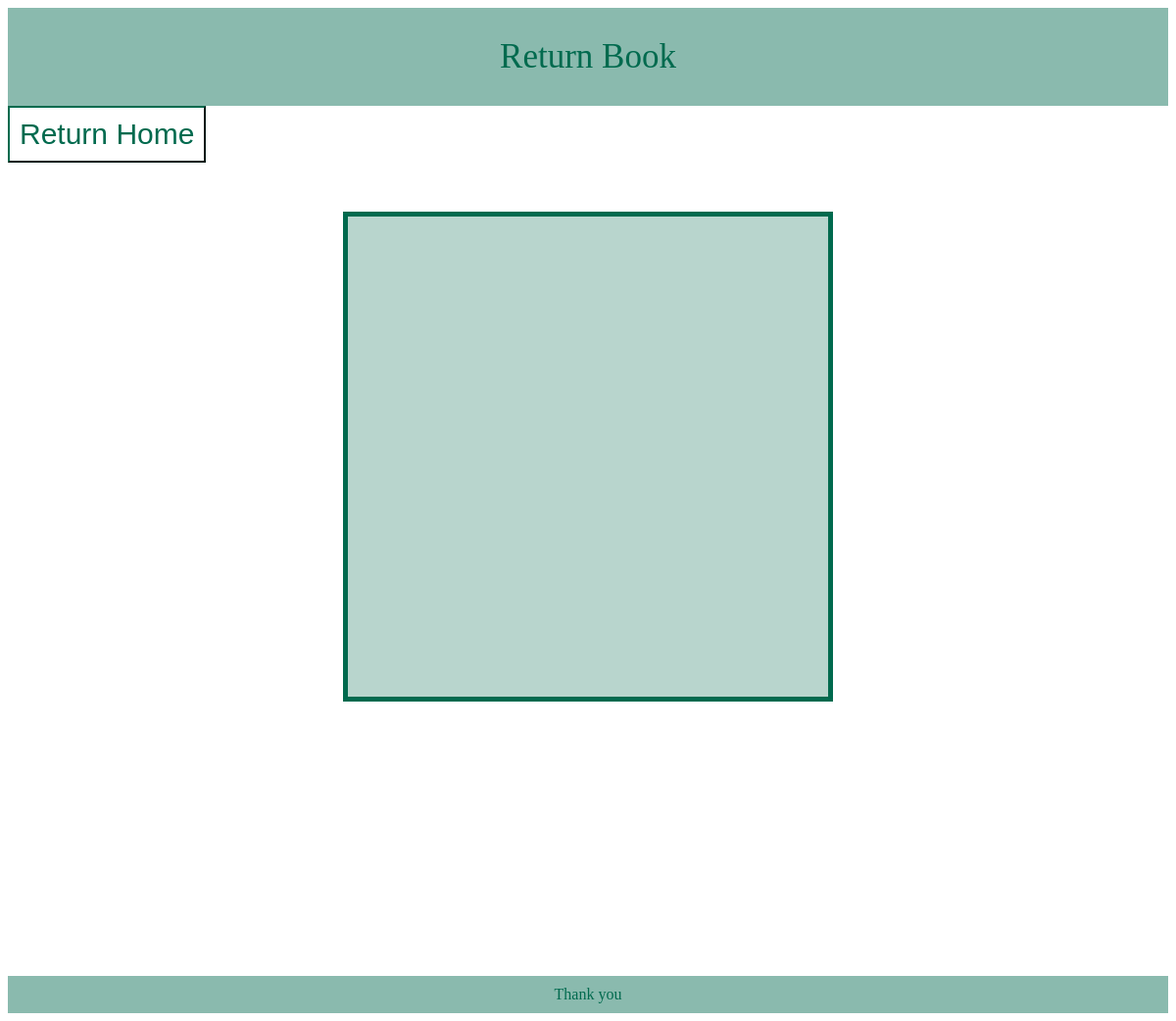
Page /return/ on the earlier database version.
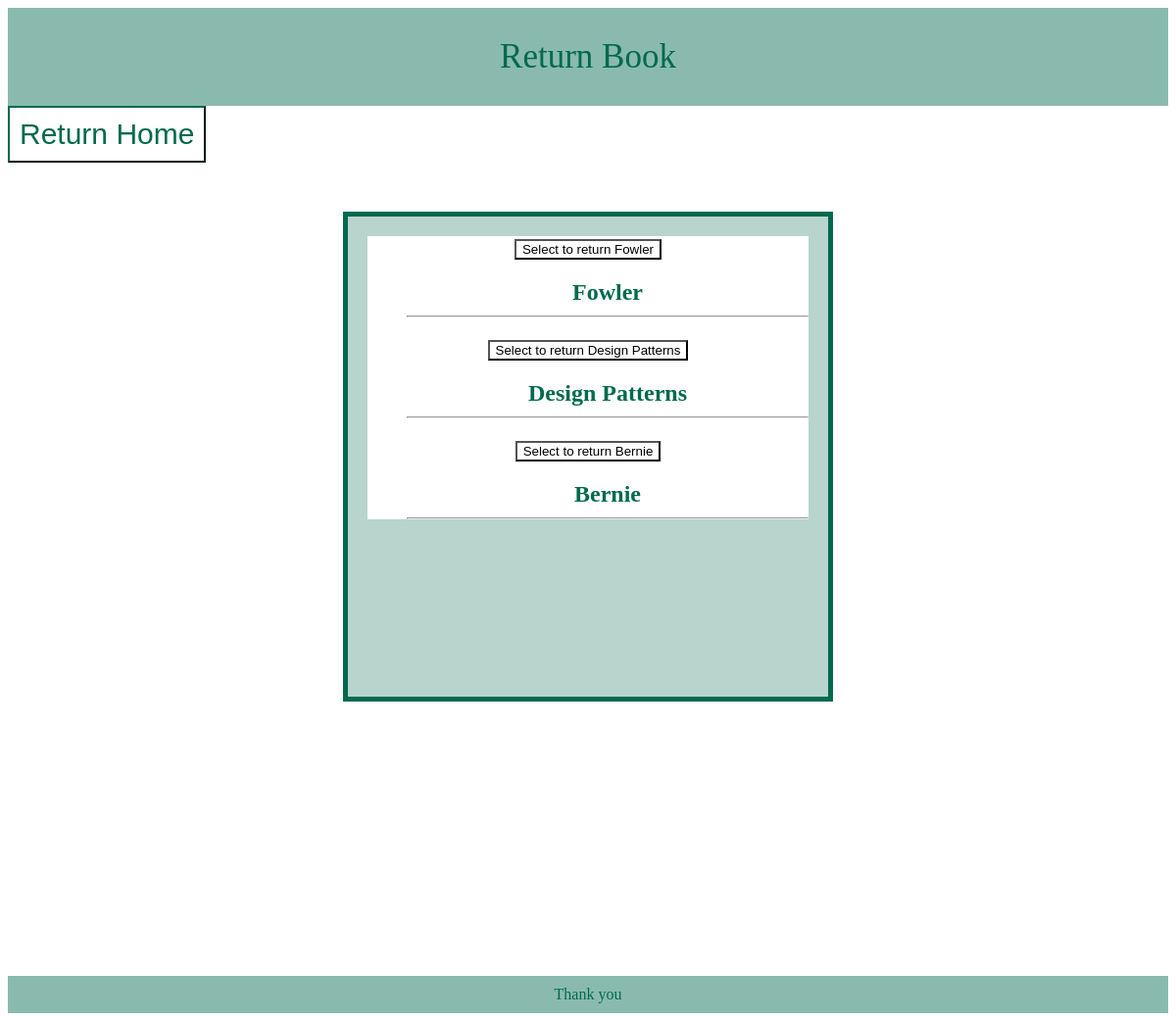
Same page on the later database version.
### main/models.py (models this page shows, shortened)
class Book(models.Model):
    id = models.AutoField(primary_key=True)
    bookname = models.CharField(max_length=30, blank=True)
    bookcode = models.IntegerField()
    booking_state = models.CharField(max_length=20, choices=BookingStateEnum.tuples(), default=BookingStateEnum.AVAILABLE)
    category = models.CharField(Category, default=0, max_length=20)
    def __str__(self) -> str: return self.bookname

### main/views/returnBook.py (the view)
# urls.py: path('return/', returnBookView),
def returnBookView(request, *args, **kwargs):
    view_all_library = Book.objects.all()
    return render(request, '../templates/returnBook.html', {'view_all_library': view_all_library})

### main/templates/returnBook.html (shortened to what this page needs)
<!DOCTYPE html>
<html>
<head>
</head>
<body>
    <header>Return Book</header>
    <form action="/homepage/">
       <button type="submit" class="returnHome">Return Home</button>
   </form>
    {% block content %}
    <div class="menu-labels">
       <form action="/homepage/" id="details">
       {% for bookname in view_all_library %}
           <button type="submit" >Select to return {{bookname}}</button>
           <ul>
           <li class="bookname">{{bookname.bookname}}</li>
           <hr>
           </ul>
       {% endfor %}
       </form>
   </div>
    {% endblock %}
    <footer>Thank you</footer>
</body>
</html>

Differences in the rows shown:
added Book: bookname "Fowler"
added Book: bookname "Design Patterns"
added Book: bookname "Bernie"
